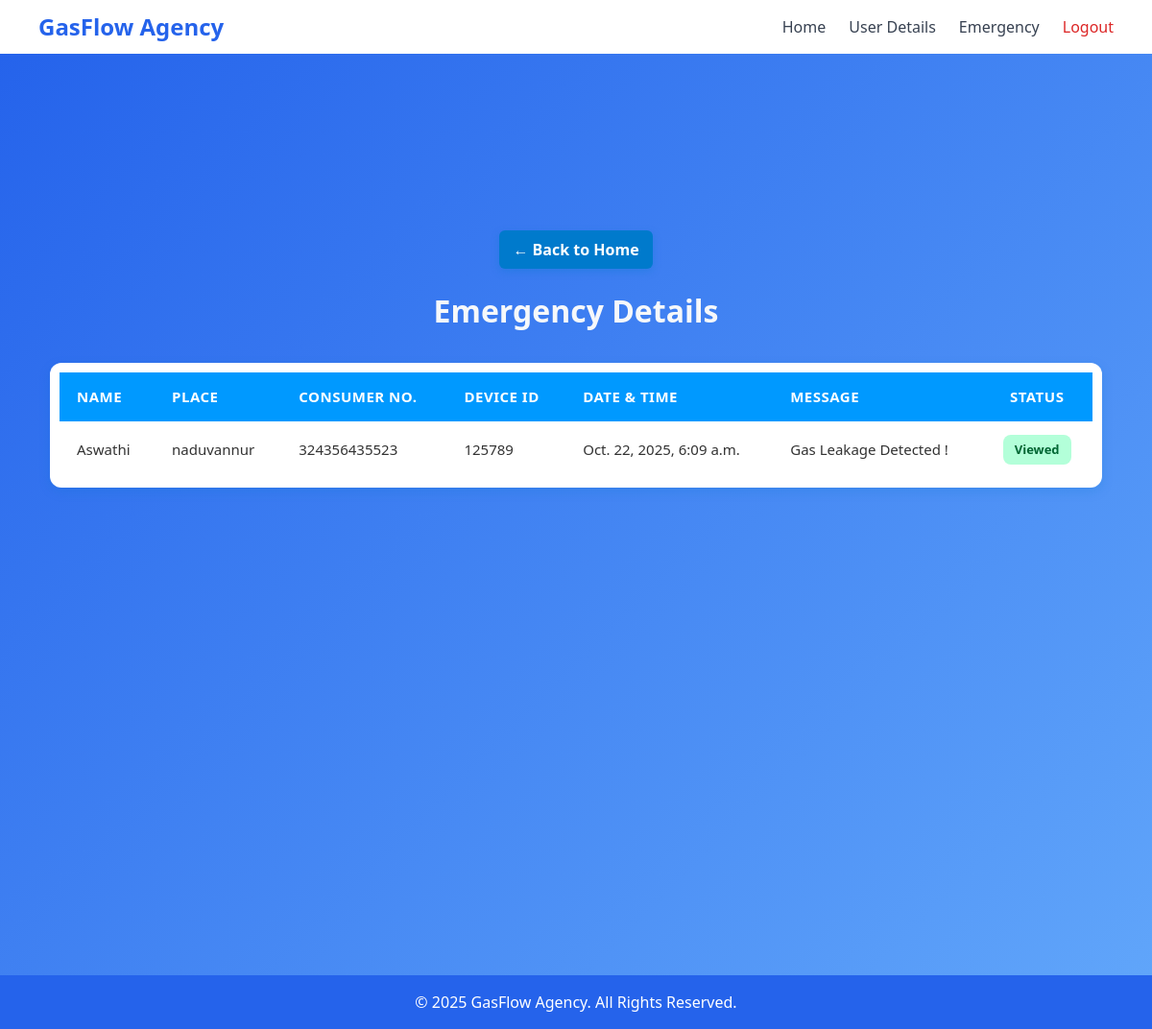
Before: /Emergency with the older database file.
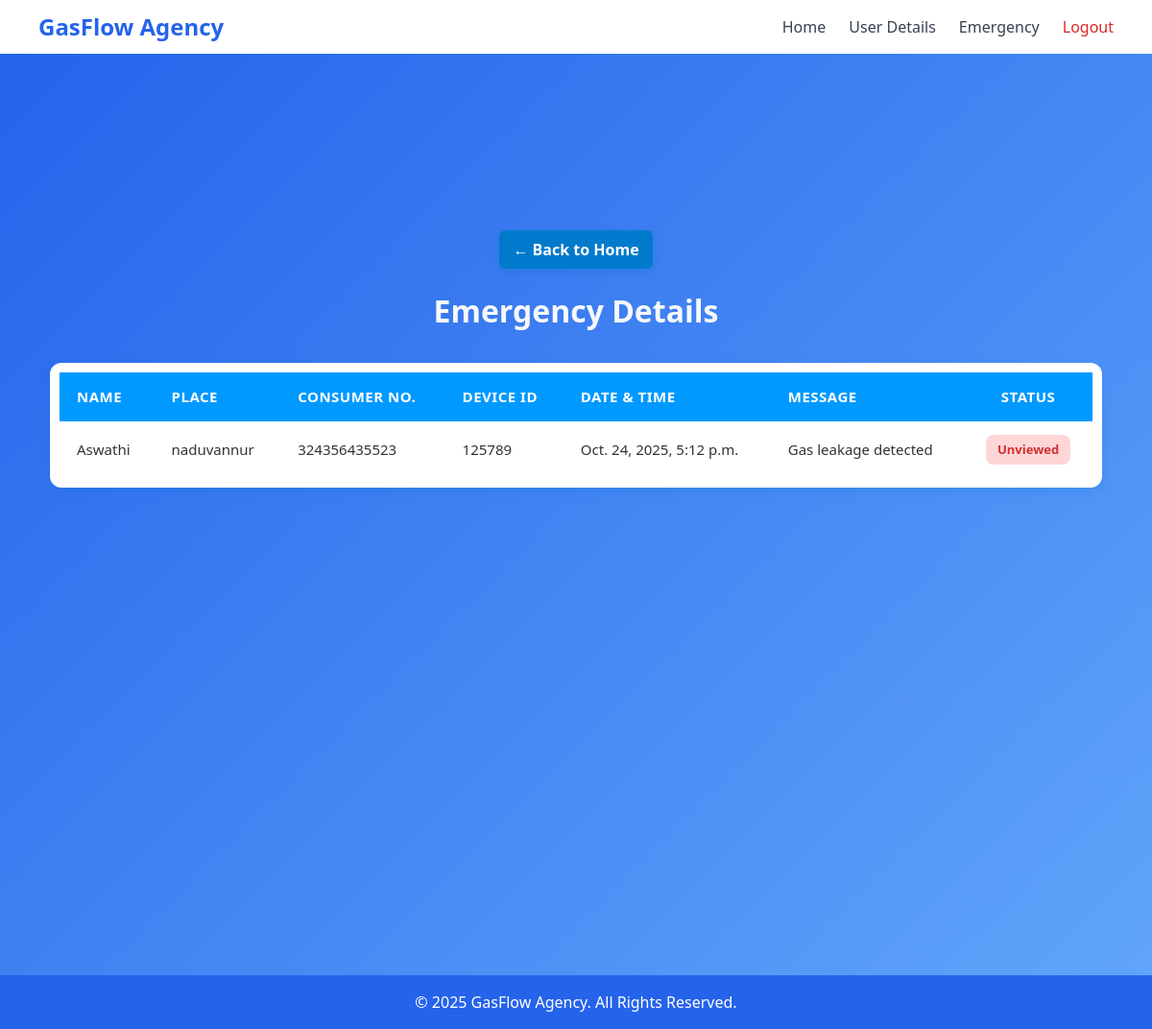
After: the same page with the newer database file.
### gasapp/models.py (models this page shows)
class UserTable(models.Model):
    name=models.CharField(max_length=100,null=True,blank=True)
    phone=models.IntegerField(null=True,blank=True)
    place=models.CharField(max_length=100,null=True,blank=True)
    consumernumber=models.CharField(max_length=100,null=True,blank=True)
    LOGINID=models.ForeignKey(LoginTable,on_delete=models.CASCADE,null=True,blank=True)
    device_id=models.IntegerField(null=True,blank=True)

class Notification(models.Model):
    date=models.DateTimeField(null=True,blank=True)
    message=models.CharField(max_length=100,null=True,blank=True)
    deviceid=models.IntegerField(null=True,blank=True)
    viewed = models.BooleanField(default=False)

### gasapp/views.py (the view, shortened to what this page needs)
# urls.py: path('Emergency',Emergency.as_view(),name='Emergency'),
class Emergency(View):
    def get(self, request):
        emergency_list = Notification.objects.all().order_by('-date')
        latest_unviewed = Notification.objects.filter(viewed=False).order_by('-date').first()
        combined_data = []
        for e in emergency_list:
            user = UserTable.objects.filter(device_id=e.deviceid).first()
            combined_data.append({
                'name': user.name if user else 'Unknown',
                'place': user.place if user else 'Unknown',
                'consumernumber': user.consumernumber if user else 'N/A',
                'date': e.date,
                'message': e.message,
                'deviceid': e.deviceid,
                'viewed': e.viewed,
            })
        return render(request, 'Agency/viewemergency.html', {
            'emergency': combined_data,
            'latest_unviewed': latest_unviewed
        })

### templates/Agency/viewemergency.html (shortened to what this page needs)
{% extends "Agency/home.html" %}
{% block body %}
<main id="emergency-details" class="section">
  <section class="py-16">
    <div class="max-w-7xl mx-auto px-4 sm:px-6 lg:px-8">
      <a href="Home" class="back-btn">← Back to Home</a>
      <h2>Emergency Details</h2>
      <div class="table-container">
        <table>
          <thead>
            <tr>
              <th>Name</th>
              <th>Place</th>
              <th>Consumer No.</th>
              <th>Device ID</th>
              <th>Date & Time</th>
              <th>Message</th>
              <th class="text-center">Status</th>
            </tr>
          </thead>
          <tbody>
            {% for e in emergency %}
            <tr class="hover:bg-blue-50 transition duration-200">
              <td>{{ e.name }}</td>
              <td>{{ e.place }}</td>
              <td>{{ e.consumernumber }}</td>
              <td>{{ e.deviceid }}</td>
              <td>{{ e.date }}</td>
              <td>{{ e.message }}</td>
              <td class="text-center">
                {% if e.viewed %}
                  <span class="status-badge status-viewed">Viewed</span>
                {% else %}
                  <span class="status-badge status-unviewed">Unviewed</span>
                {% endif %}
              </td>
            </tr>
            {% empty %}
            <tr>
              <td colspan="7" class="no-data">No emergency records found.</td>
            </tr>
            {% endfor %}
          </tbody>
        </table>
      </div>
    </div>
  </section>
</main>
{% endblock %}

Changed rows visible on the page:
removed Notification: date "Oct. 22, 2025, 6:09 a.m.", message "Gas Leakage Detected !"
added Notification: date "Oct. 24, 2025, 5:12 p.m.", message "Gas leakage detected"
Other visible differences:
new list line: "Aswathi naduvannur 324356435523"
new list line: "125789 Unviewed"
list line gone: "Aswathi naduvannur 324356435523"
list line gone: "125789 Viewed"
